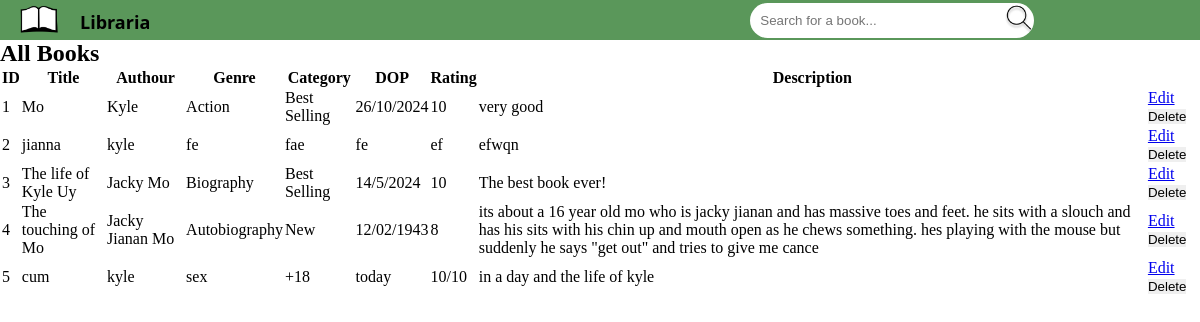
/viewbooks, run on an earlier commit of the app's database.
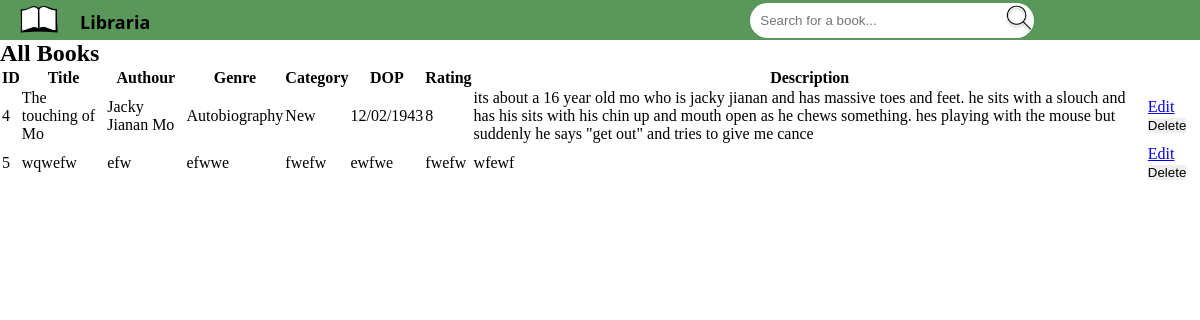
And on a later commit of the database.
### tables this page shows
CREATE TABLE "library" (
	"Id"	INTEGER NOT NULL UNIQUE,
	"Title"	TEXT NOT NULL,
	"Authour"	TEXT NOT NULL,
	"Genre"	TEXT NOT NULL,
	"Category"	TEXT NOT NULL,
	"Published"	TEXT NOT NULL,
	"Rating"	INTEGER NOT NULL,
	"Description"	TEXT NOT NULL,
	PRIMARY KEY("Id" AUTOINCREMENT)
);

### app.py (the view)
@app.route('/viewbooks', methods=('POST', 'GET'))
def viewbooks():
    conn = get_db_connection()
    sql = "SELECT * FROM library"
    books = conn.execute(sql).fetchall()
    conn.close()
    return render_template('allbooks.html', books=books)

### app.py (called while the page is built)
def get_db_connection():
    conn = sqlite3.connect('book.db')
    conn.row_factory = sqlite3.Row
    return conn

### templates/allbooks.html
{% extends "index.html" %}
{% block body %}
{% block content %}
<body>
<h2>All Books</h2>
<table id="viewbooks">
    <thead>
        <tr>
            <th>ID</th>
            <th>Title</th>
            <th>Authour</th>
            <th>Genre</th>
            <th>Category</th>
            <th>DOP</th>
            <th>Rating</th>
            <th>Description</th>
        </tr>
    </thead>
    <tbody>
        {% for books in books %}
        <tr>
            <td>{{ books.id }}</td>
            <td>{{ books.title }}</td>
            <td>{{ books.authour }}</td>
            <td>{{ books.genre }}</td>
            <td>{{ books.category }}</td>
            <td>{{ books.published }}</td>
            <td>{{ books.rating }}</td>
            <td>{{ books.description }}</td>
            <td>
                <a href="{{ url_for('edit_book', id=books.id) }}">Edit</a>
                <form action="{{ url_for('delete_book', id=books.id) }}" method="post" style="display:inline;">
                    <button type="submit">Delete</button>
            </td>
        </tr>
        {% endfor %}
    </tbody>
</table>
{% endblock %}
</body>
</html>
{% endblock %}

### templates/index.html (shortened to what this page needs)
<!DOCTYPE html>
<html>
<head>
    <link rel="stylesheet" href="{{ url_for('static', filename='stylesheet.css') }}">
</head>
<body>
    <ul id="navbar">
        <li class="navitem"><a id="navtext" href="{{ url_for('index') }}"><img src="{{ url_for('static', filename='logo.png') }}" id="logo"/></a></li>
        <li class="navitem"><a id="navtext" href="{{ url_for('index') }}">Libraria</a></li>
        <input id="search" class="searchicon" type="text" placeholder="Search for a book...">
        <li class="navright"><a id="navtext" href="{{ url_for('viewbooks') }}">View books</a></li>
        <li class="navright"><a id="navtext" href="{{ url_for('newbook') }}"><img id="addbook" src="{{ url_for('static', filename='addbook.png') }}" /></a></li>
    </ul>
{% block body %}{% endblock %}

### static/stylesheet.css (style rules this page uses)
* { margin: 0; padding: 0; border: 0; }
#navbar { list-style-type: none; overflow: hidden; background-color: #5A975A; margin: 0px; padding: 0px; height: 40px; }
.navitem { float: left; }
#logo { float: left; width: 40px; height: 20px; margin: 0px; padding: 0px; object-fit: cover; overflow: visible; }
#navtext { display: block; font-family: 'Segoe UI', Tahoma, Geneva, Verdana, sans-serif; color: black; text-align: center; padding-top: 10px; padding-left: 20px; text-decoration: none; font-weight: bold; font-size: large ; }
#search { margin-top: 3px; margin-left: 600px; width: 22%; border-radius: 20px; padding: 10px; background-color: white; }
.searchicon { background: url("magnify.png") no-repeat right; background-size: 30px; margin-right: 100px; }
.navright { float: right; object-fit: cover; padding-right: 5px; padding-bottom: 10px; size: 10px; }
#viewbooks { border-color: black; border: 100px; }

What changed in the data, as far as the page shows it:
removed library: id "1", title "Mo", authour "Kyle", genre "Action", category "Best Selling", published "26/10/2024", rating "10", description "very good"
removed library: id "2", title "jianna", authour "kyle", genre "fe", category "fae", published "fe", rating "ef", description "efwqn"
removed library: id "3", title "The life of Kyle Uy", authour "Jacky Mo", genre "Biography", category "Best Selling", published "14/5/2024", rating "10", description "The best book ever!"
changed library id 5: title "cum" → "wqwefw"; authour "kyle" → "efw"; genre "sex" → "efwwe"; category "+18" → "fwefw"; published "today" → "ewfwe"; rating "10/10" → "fwefw"; description "in a day and the life of kyle" → "wfewf"
